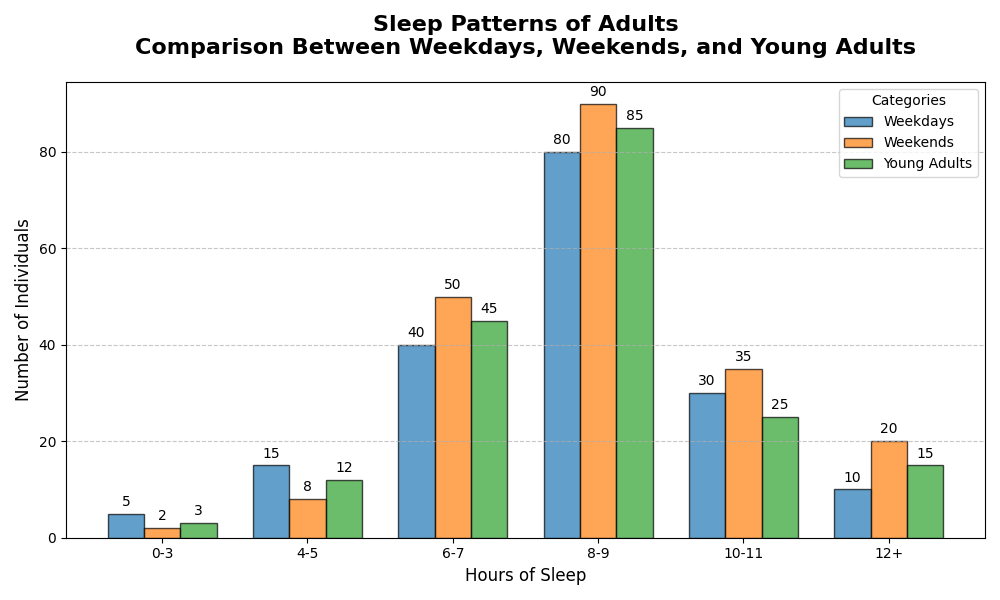

Recreate this plot in Python.
import matplotlib.pyplot as plt
import numpy as np

# Data: Number of individuals sleeping different hours
hours_range = ['0-3', '4-5', '6-7', '8-9', '10-11', '12+']
weekday_sleepers = [5, 15, 40, 80, 30, 10]
weekend_sleepers = [2, 8, 50, 90, 35, 20]
young_adults_sleepers = [3, 12, 45, 85, 25, 15]  # New data series

# Define positions for bars
x_pos = np.arange(len(hours_range))

# Initialize the plot
fig, ax = plt.subplots(figsize=(10, 6))

# Bar width
bar_width = 0.25

# Plot histograms
bars1 = ax.bar(x_pos - bar_width, weekday_sleepers, bar_width, label='Weekdays', color='#1f77b4', edgecolor='black', alpha=0.7)
bars2 = ax.bar(x_pos, weekend_sleepers, bar_width, label='Weekends', color='#ff7f0e', edgecolor='black', alpha=0.7)
bars3 = ax.bar(x_pos + bar_width, young_adults_sleepers, bar_width, label='Young Adults', color='#2ca02c', edgecolor='black', alpha=0.7)

# Titles and labels
ax.set_title('Sleep Patterns of Adults\nComparison Between Weekdays, Weekends, and Young Adults', fontsize=16, fontweight='bold', pad=20)
ax.set_xlabel('Hours of Sleep', fontsize=12)
ax.set_ylabel('Number of Individuals', fontsize=12)

# Customize x-axis with hours range
ax.set_xticks(x_pos)
ax.set_xticklabels(hours_range, fontsize=10)

# Legend
ax.legend(title='Categories', fontsize=10, loc='upper right')

# Customize y-axis grid lines
ax.yaxis.grid(True, linestyle='--', alpha=0.7)

# Adding value labels on bars
def add_labels(bars, counts):
    for bar, count in zip(bars, counts):
        ax.text(bar.get_x() + bar.get_width() / 2, bar.get_height() + 1, str(count), ha='center', va='bottom', fontsize=10)

add_labels(bars1, weekday_sleepers)
add_labels(bars2, weekend_sleepers)
add_labels(bars3, young_adults_sleepers)

# Adjust layout to prevent overlap
plt.tight_layout()

# Show the plot
plt.show()
